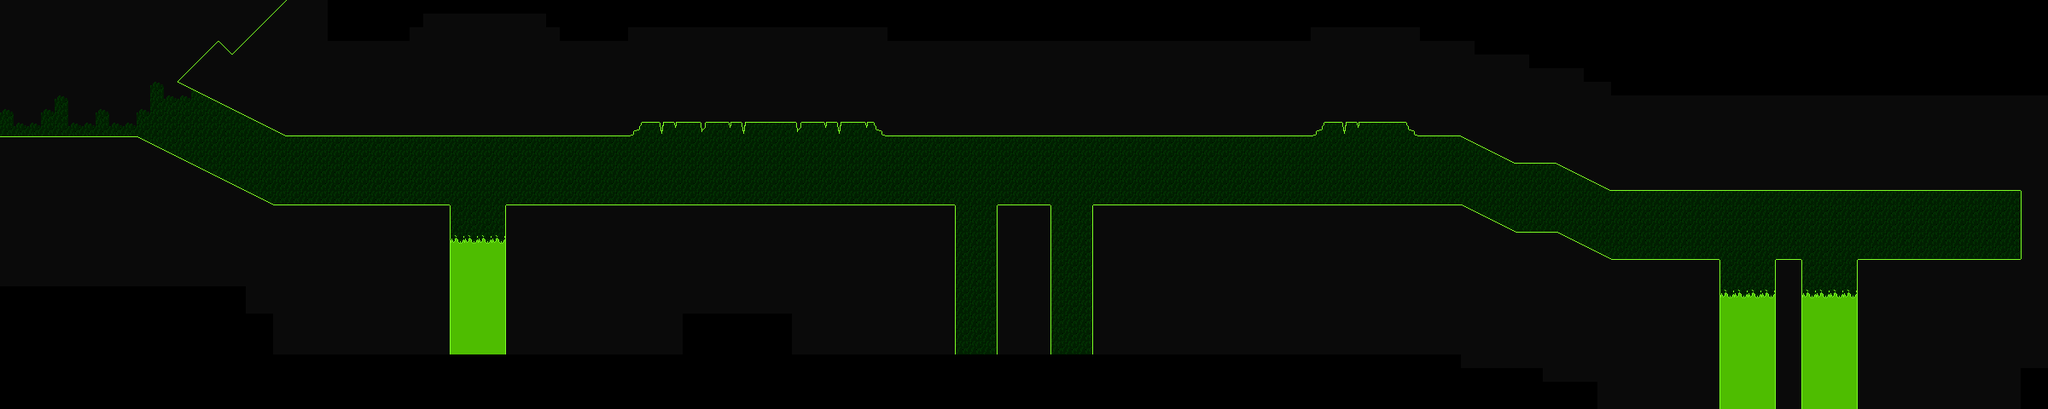

This is a level from a 2D game, rendered from its Tiled map with the project's own tilesets. A one-line summary and the map file follow, with tile-layer data summarised:
An orthogonal 150x30 tile map with 16x16 px tiles, 2 tile layers (Background, Platform) and 16 objects (9x coin, 6x lava, playerSpawn).

<map version="1.10" tiledversion="1.11.2" orientation="orthogonal" renderorder="right-down" width="150" height="30" tilewidth="16" tileheight="16" infinite="0" nextlayerid="8" nextobjectid="35">
 <editorsettings>
  <export target="gameWorld.json" format="json" />
 </editorsettings>
 <tileset firstgid="1" name="gameTileset" tilewidth="16" tileheight="16" tilecount="64" columns="8">
  <image source="gameRemakeTileset.png" trans="000000" width="128" height="128" />
  <tile id="0">
   <properties>
    <property name="collision" type="bool" value="true" />
   </properties>
  </tile>
  <tile id="1">
   <properties>
    <property name="collision" type="bool" value="true" />
   </properties>
  </tile>
  <tile id="2">
   <properties>
    <property name="collision" type="bool" value="true" />
   </properties>
  </tile>
  <tile id="3">
   <properties>
    <property name="collision" type="bool" value="true" />
   </properties>
  </tile>
  <tile id="4">
   <properties>
    <property name="collision" type="bool" value="true" />
   </properties>
  </tile>
  <tile id="5">
   <properties>
    <property name="collision" type="bool" value="true" />
   </properties>
  </tile>
  <tile id="6">
   <properties>
    <property name="collision" type="bool" value="true" />
   </properties>
  </tile>
  <tile id="8">
   <properties>
    <property name="collision" type="bool" value="true" />
   </properties>
  </tile>
  <tile id="9">
   <properties>
    <property name="collision" type="bool" value="false" />
   </properties>
  </tile>
  <tile id="10">
   <properties>
    <property name="collision" type="bool" value="true" />
   </properties>
  </tile>
  <tile id="11">
   <properties>
    <property name="collision" type="bool" value="true" />
   </properties>
  </tile>
  <tile id="12">
   <properties>
    <property name="collision" type="bool" value="true" />
   </properties>
  </tile>
  <tile id="13">
   <properties>
    <property name="collision" type="bool" value="false" />
   </properties>
  </tile>
  <tile id="14">
   <properties>
    <property name="collision" type="bool" value="false" />
   </properties>
  </tile>
  <tile id="16">
   <properties>
    <property name="collision" type="bool" value="true" />
   </properties>
  </tile>
  <tile id="17">
   <properties>
    <property name="collision" type="bool" value="true" />
   </properties>
  </tile>
  <tile id="18">
   <properties>
    <property name="collision" type="bool" value="true" />
   </properties>
  </tile>
  <tile id="19">
   <properties>
    <property name="collision" type="bool" value="true" />
   </properties>
  </tile>
  <tile id="20">
   <properties>
    <property name="collision" type="bool" value="true" />
   </properties>
  </tile>
  <tile id="21">
   <properties>
    <property name="collision" type="bool" value="true" />
   </properties>
  </tile>
  <tile id="22">
   <properties>
    <property name="collision" type="bool" value="false" />
   </properties>
  </tile>
  <tile id="24">
   <properties>
    <property name="collision" type="bool" value="false" />
   </properties>
  </tile>
  <tile id="25">
   <properties>
    <property name="collision" type="bool" value="false" />
   </properties>
  </tile>
  <tile id="26">
   <properties>
    <property name="collision" type="bool" value="false" />
   </properties>
  </tile>
  <tile id="27">
   <properties>
    <property name="collision" type="bool" value="false" />
   </properties>
  </tile>
  <tile id="28">
   <properties>
    <property name="collision" type="bool" value="false" />
   </properties>
  </tile>
  <tile id="29">
   <properties>
    <property name="collision" type="bool" value="false" />
   </properties>
  </tile>
  <tile id="30">
   <properties>
    <property name="collision" type="bool" value="false" />
   </properties>
  </tile>
  <tile id="32">
   <properties>
    <property name="collision" type="bool" value="false" />
   </properties>
  </tile>
  <tile id="33">
   <properties>
    <property name="collision" type="bool" value="false" />
   </properties>
  </tile>
  <tile id="34">
   <properties>
    <property name="collision" type="bool" value="false" />
   </properties>
  </tile>
  <tile id="35">
   <properties>
    <property name="collision" type="bool" value="false" />
   </properties>
  </tile>
  <tile id="36">
   <properties>
    <property name="collision" type="bool" value="false" />
   </properties>
  </tile>
  <tile id="37">
   <properties>
    <property name="collision" type="bool" value="false" />
   </properties>
  </tile>
  <tile id="38">
   <properties>
    <property name="collision" type="bool" value="false" />
   </properties>
  </tile>
 </tileset>
 <layer id="1" name="Background" width="150" height="30">
  <data>[4500 cells, 3110 non-empty, 6 distinct tile ids]</data>
 </layer>
 <layer id="2" name="Platform" width="150" height="30">
  <data>[4500 cells, 391 non-empty, 21 distinct tile ids]</data>
 </layer>
 <objectgroup id="5" name="Spawns" offsetx="-3.66667" offsety="-16">
  <object id="2" name="playerSpawn" x="2224" y="304">
   <point />
  </object>
 </objectgroup>
 <objectgroup id="6" name="Coins">
  <object id="4" name="coin" gid="23" x="1104" y="208" width="16" height="16" />
  <object id="5" name="coin" gid="23" x="1168" y="208" width="16" height="16" />
  <object id="6" name="coin" gid="23" x="1184" y="208" width="16" height="16" />
  <object id="7" name="coin" gid="23" x="1200" y="208" width="16" height="16" />
  <object id="8" name="coin" gid="23" x="1280" y="208" width="16" height="16" />
  <object id="9" name="coin" gid="23" x="1296" y="208" width="16" height="16" />
  <object id="10" name="coin" gid="23" x="1312" y="208" width="16" height="16" />
  <object id="11" name="coin" gid="23" x="1328" y="208" width="16" height="16" />
  <object id="12" name="coin" gid="23" x="1344" y="208" width="16" height="16" />
 </objectgroup>
 <objectgroup id="7" name="Lava">
  <object id="13" name="lava" gid="34" x="560" y="304" width="16" height="16" />
  <object id="14" name="lava" gid="34" x="528" y="304" width="16" height="16" />
  <object id="15" name="lava" gid="34" x="544" y="304" width="16" height="16" />
  <object id="16" name="lava" gid="34" x="576" y="304" width="16" height="16" />
  <object id="26" name="lava" gid="34" x="2016.36" y="368" width="62.9773" height="16" />
  <object id="32" name="lava" gid="34" x="2113.16" y="368.5" width="61.6136" height="16" />
 </objectgroup>
</map>